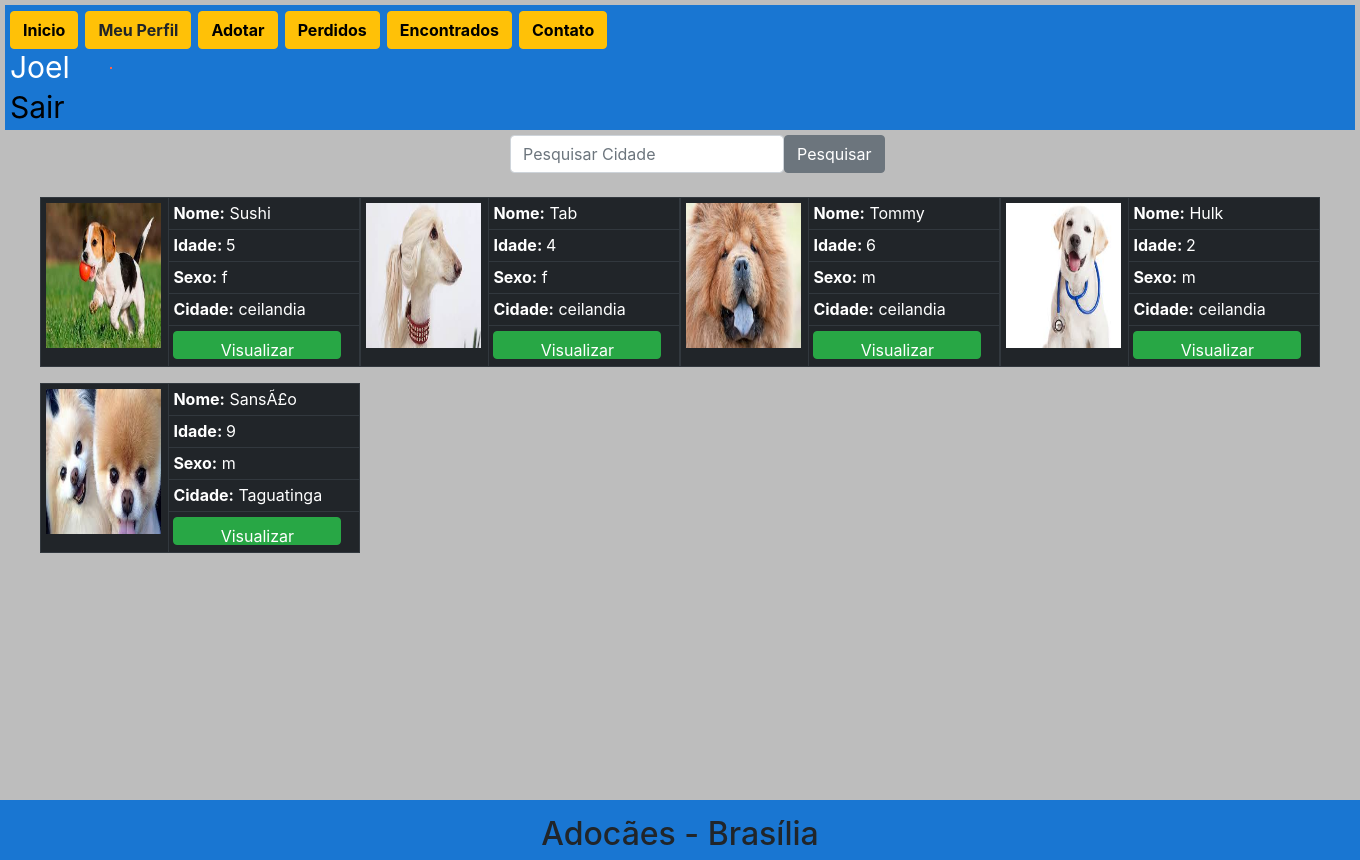
The page /View/perdidos.php (signed in) on the database its author committed.
### tables this page shows
CREATE TABLE `cachorro` (
  `idCachorro` int(11) NOT NULL,
  `idUsuario` int(11) NOT NULL,
  `nome` varchar(20) NOT NULL,
  `email` varchar(20) NOT NULL,
  `endereco` varchar(30) DEFAULT NULL,
  `cidade` varchar(20) NOT NULL,
  `celular` varchar(10) NOT NULL,
  `nomeDoCao` varchar(20) NOT NULL,
  `idade` int(11) DEFAULT NULL,
  `sexo` char(1) NOT NULL,
  `imagem` varchar(100) NOT NULL,
  `informacao` varchar(255) DEFAULT NULL,
  `perfil` varchar(10) NOT NULL,
  `estatus` varchar(10) NOT NULL
);

### Controller/DAO/conexao.php (called while the page is built)
<?php
abstract class Conexao{
    private static $instance;
    public static function getInstance(){
        try {
            if(!isset(self::$instance)){
                self::$instance = new PDO("mysql:host=localhost;dbname=adocao", "root","0000");
                self::$instance->setAttribute(PDO:: ATTR_ERRMODE, PDO::ERRMODE_EXCEPTION);
            }
            return self::$instance;
        } catch (PDOException $exc) {
            echo $exc->getMessage();
        }
    }
}

### Controller/DAO/cachorroDAO.php (called while the page is built, shortened)
<?php
require_once 'conexao.php';
class CachorroDAO {
    private $pdo = null;
    public function __construct() {
        $this->pdo = Conexao::getInstance();
    }
    public function cachorroPerfil($perfil,$estatus,$cidade) {
        try {
            $sql = "SELECT
                    idCachorro,endereco,cidade,nomeDoCao,idade,sexo,imagem,perfil
                    FROM cachorro
                    WHERE perfil = ? AND estatus = ? AND cidade LIKE '%{$cidade}%'";
            $stmt = $this->pdo->prepare($sql);
            $stmt->bindValue(1, $perfil);
            $stmt->bindValue(2, $estatus);
            $stmt->execute();
            $usuario = $stmt->fetchAll(PDO::FETCH_ASSOC);
            return $usuario;
        } catch (PDOException $exc) {
            echo $exc->getMessage();
        }
    }
}

### View/perdidos.php (the view)
<html>
<head></head>
<body>
<?php include 'header.php';?>
<form action="" method="post">
		<table style="position: relative; left: 500px;";>
			<tr>
				<td><input class="form-control" type="text" name="pesquisa" placeholder="Pesquisar Cidade"></td>
				<td><input type="submit"  class="btn btn-secondary" value=Pesquisar></td>
			</tr>
		</table>
	</form>
	<br>
<?php
require_once '../Controller/DAO/cachorroDAO.php';
$perifil = "Perdido";
$estatus = "disponivel";
$cachorroDAO = new CachorroDAO();
if (! empty($_POST["pesquisa"])) {
    $cidade = $_POST["pesquisa"];
    $cachorro = $cachorroDAO->cachorroPerfil($perifil,$estatus,$cidade);
}else {
    $cidade = "";
    $cachorro = $cachorroDAO->cachorroPerfil($perifil,$estatus,$cidade);
}
echo "<table border=0 width=1310px; style='position:relative; left:30px';><tr><td>";
foreach ($cachorro as $c) {
    echo "<table border=1  class='table table-sm table-dark'  cellspacing=10 style='float:left; width: 320px; height:170px;'>";
    echo "<tr>";
    echo "<td rowspan='5' width='40%'><img src='{$c["imagem"]}' width='115' height='145'></td>";
    echo "<td><b>Nome:</b> {$c["nomeDoCao"]}</td>	</tr>";
    if($c["idade"] == 0){
        echo "<tr>	<td><b>Idade:</b> Nao Informado</td>
		</tr>";
    }else {
        echo "<tr>	<td><b>Idade: </b>{$c["idade"]}</td>	</tr>";
    }
    echo "<tr>	<td><b>Sexo:</b> {$c["sexo"]}</td>	</tr>";
    echo "<tr>	<td><b>Cidade:</b> {$c["cidade"]}</td>	</tr>";
    if(!empty($_SESSION["usuario"])){
        echo "<tr><td><a href='visualizarCao.php?codC={$c["idCachorro"]}&codU={$_SESSION["idUsuario"]}'><input type='button' class='btn btn-success' value='Visualizar' style='width:168;height:28'></a></td></tr>";
    }else {}
    echo "</table>";
}
echo "</td></tr>";
echo "</table>";
?>
</body>
</html>

### View/header.php (shortened to what this page needs)
<html>
<head>
<link rel="stylesheet" type="text/css" href="../CSS/estilo.css" />
<link rel="stylesheet" href="https://stackpath.bootstrapcdn.com/bootstrap/4.1.3/css/bootstrap.min.css">
</head>
<body style="background-color:#BDBDBD">
<table id="divTesteiraAction"   border=2 style="position: relative; top: -5px; left: -5px;" width=100%;
	height=125px; cellspacing=0>
	</table>
	<?php
	if(!empty($_SESSION["usuario"])){
	    echo "
 		<div class=menu  style='position: absolute; top: 10px; left: 10px;'>
		<li class='btn btn-warning' ><a href='../View/home.php'><b>Inicio</b></a></li>
		<li  class='btn btn-warning' ><b>Meu Perfil</b>
		<ul>
		<li class='btn btn-warning'><a href='alterarUsuario.php'><b>Alterar Dados</b></a></li>
		<li class='btn btn-warning'><a href='cadastrarCao.php'><b>Cadatrar Cao</b></a></li>
		<li class='btn btn-warning'><a href='verCao.php'><b>Ver Caes</b></a></li>
		<li class='btn btn-warning'><a href='adocao.php'><b>Adocao</b></a></li>
		</ul>
		</li>
		<li class='btn btn-warning' ><a href='adotar.php'><b>Adotar</b></a></li>
		<li class='btn btn-warning'   ><a href='perdidos.php'><b>Perdidos</b></a></li>
		<li class='btn btn-warning'  ><a href='encontrados.php'><b>Encontrados</b></a></li>
		<li class='btn btn-warning'  ><a href='contato.php'><b>Contato</a></b></li>
		<td class='tdData'>
		</td>
		</div>
		";
	    echo "<p style='position: absolute; left: 10px; top: 45px;font-size: 30px; color:#fff'>",ucfirst($_SESSION["usuario"]),"</p>";
	    echo "<a href='sair.php'><p style='position: absolute; left: 10px; top: 85px;font-size: 30px;color:#000'>Sair</p></a>";
	}
	include 'footer.php';
	?>
</body>
</html>

### View/footer.php (shortened to what this page needs)
<html>
    <head>
        <link rel="stylesheet" type="text/css" href="css/estilo.css">
    </head>
    <body>
                        <div id="navy_footer"
                        style="  position: absolute; top:800px; left: 0; bottom: 0;
                         text-align: center; display: inline-block; width: 100%; height: 60px;">
                            <h2>Adocães -  Brasília</h2>
                        </div>
    </body>
</html>

### CSS/estilo.css (style rules this page uses)
* { margin:0; padding:0; }
body { padding-top:10px; padding-left:10px; }
.menu { list-style-type: none; border: 0px solid; float: left; font-size: 25; }
.menu li a { text-decoration: none; color: #000000; }
#divTesteiraAction { align-items: center; background-color: #1976d2; border: 0 solid tomato; display: flex; justify-content: flex-start; padding-left: 105px; font-family: "Arial" }
#navy_footer { background-color: #1976d2; font-size: 12px; min-height: 40px; padding-top: 15px; padding-bottom: 1px; position: relative; width: 100%; }

### rows shown on the page
cachorro: imagem (picture), nomeDoCao "Sushi", idade "5", sexo "f", cidade "ceilandia"
cachorro: imagem (picture), nomeDoCao "Tab", idade "4", sexo "f", cidade "ceilandia"
cachorro: imagem (picture), nomeDoCao "Tommy", idade "6", sexo "m", cidade "ceilandia"
cachorro: imagem (picture), nomeDoCao "Hulk", idade "2", sexo "m", cidade "ceilandia"
cachorro: imagem (picture), nomeDoCao "SansÃ£o", idade "9", sexo "m", cidade "Taguatinga"

### other values the page prints
$_SESSION["usuario"] "Joel"
